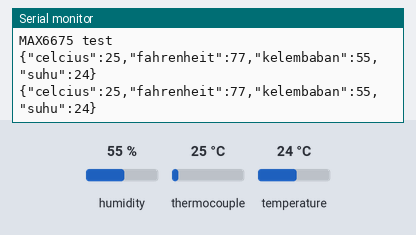
Bench run of a sketch on a simulated Arduino Uno, built with avr-gcc and run on an emulated ATmega328P. Shown: the last lines printed to the serial monitor. The inputs (shaded band) are chosen by the test bench; at power-on: humidity 55 %, thermocouple 25 °C, temperature 24 °C.

Above: at 1.7 s.
1.8 s: humidity set to 22 %
At 3.1 s:
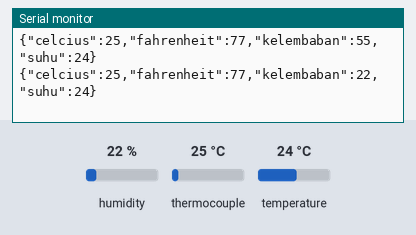
3.3 s: thermocouple set to 6 °C
At 4.3 s:
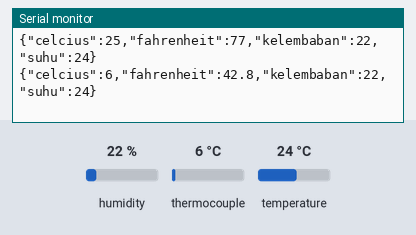
4.8 s: temperature set to 12 °C
At 6.1 s:
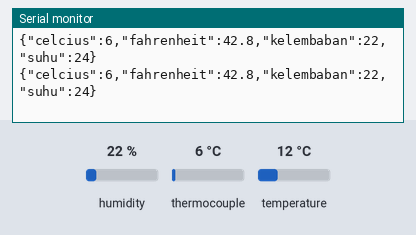
6.3 s: thermocouple set to 75 °C
At 7.7 s:
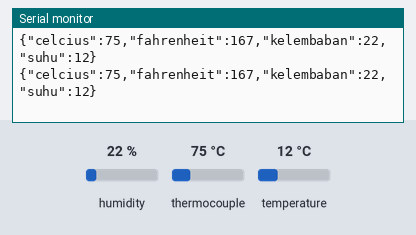
7.8 s: humidity set to 40 %
At 9.2 s:
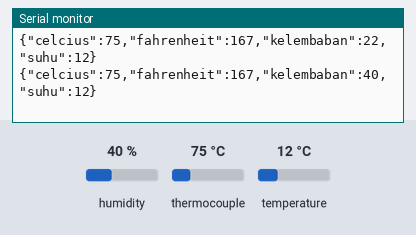
Timing chart, 0 to 10.3 s (numbered marks = the images above; inputs shaded):
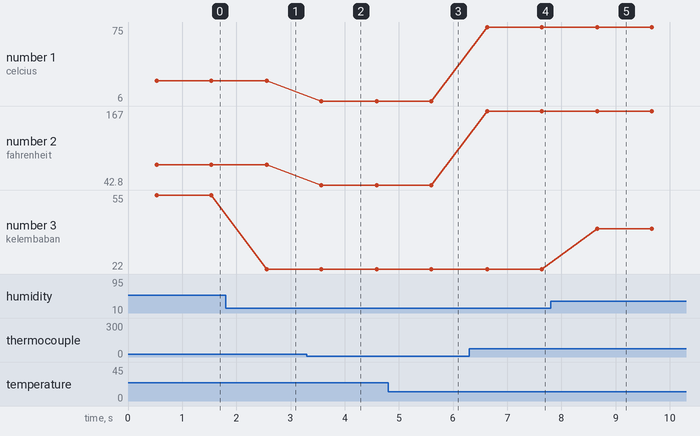

Measured:
- after the input at 1.8 s, the serial monitor: prints a new line after 0.76 s (image 1)
- after the input at 3.3 s, the serial monitor: prints a new line after 0.27 s (image 2)
- after the input at 6.3 s, the serial monitor: prints a new line after 0.33 s (image 4)
- after the input at 7.8 s, the serial monitor: prints a new line after 0.86 s (image 5)
- plotted number 1: 25 → 6 after the input at 3.3 s, 6 → 75 after the input at 6.3 s
- plotted number 2: 77 → 42.8 after the input at 3.3 s, 42.8 → 167 after the input at 6.3 s
- plotted number 3: 55 → 22 after the input at 1.8 s, 22 → 40 after the input at 7.8 s

The sketch:

light.ino
```cpp
// this example is public domain. enjoy!
// https://learn.adafruit.com/thermocouple/

#include <max6675.h>
#include <DHT.h>
#include <ArduinoJson.h>

DHT dht(2, DHT11);

int thermoDO = 4;
int thermoCS = 5;
int thermoCLK = 6;

MAX6675 thermocouple(thermoCLK, thermoCS, thermoDO);

void setup() {
  Serial.begin(9600);

  Serial.println("MAX6675 test");
  dht.begin();
  delay(500);
}

void loop() {
  StaticJsonDocument<200> doc;
  float celcius = thermocouple.readCelsius();
  float fahr = thermocouple.readFahrenheit();
  float kelembaban = dht.readHumidity();
  float suhu = dht.readTemperature();
  doc["celcius"] = celcius;
  doc["fahrenheit"] = fahr;
  doc["kelembaban"] = kelembaban;
  doc["suhu"] = suhu;
  String data = "";
  serializeJson(doc, data);
  Serial.println(data);
  delay(1000);
}
```
